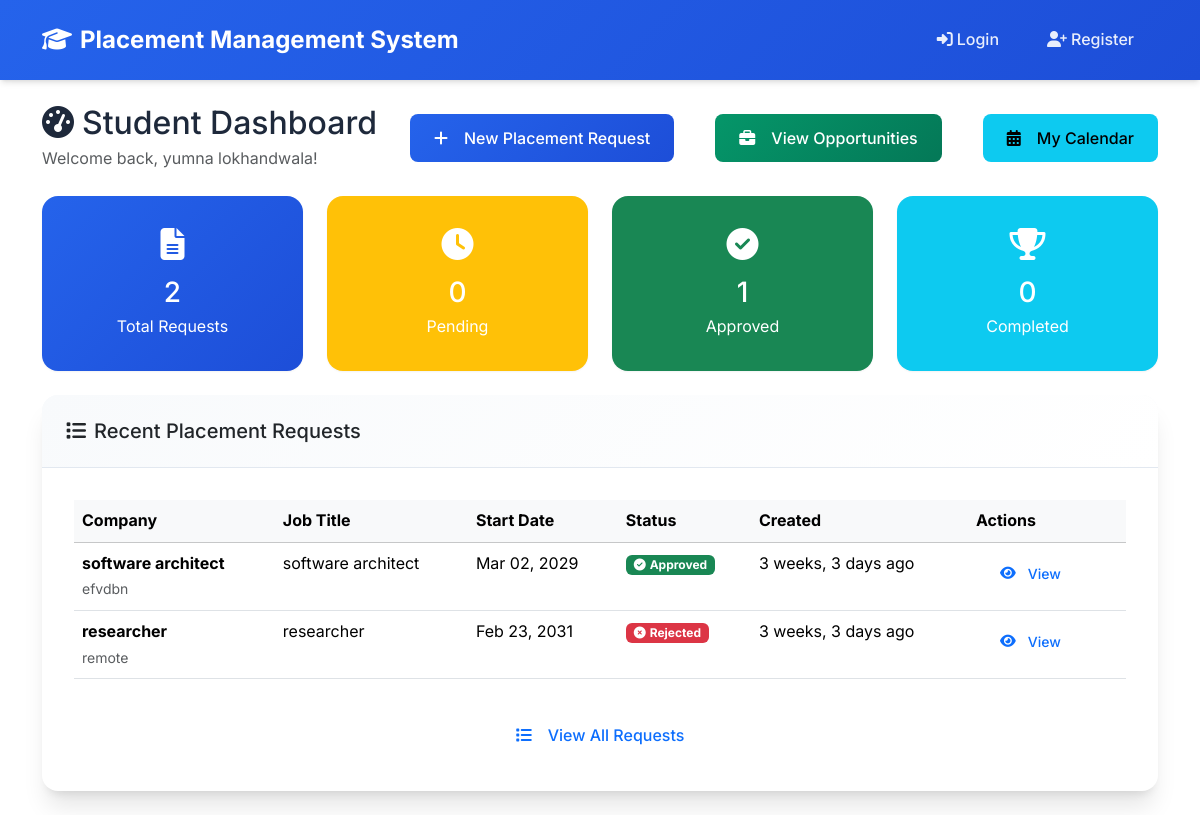
/students/dashboard/ (signed in), run on an earlier commit of the app's database.
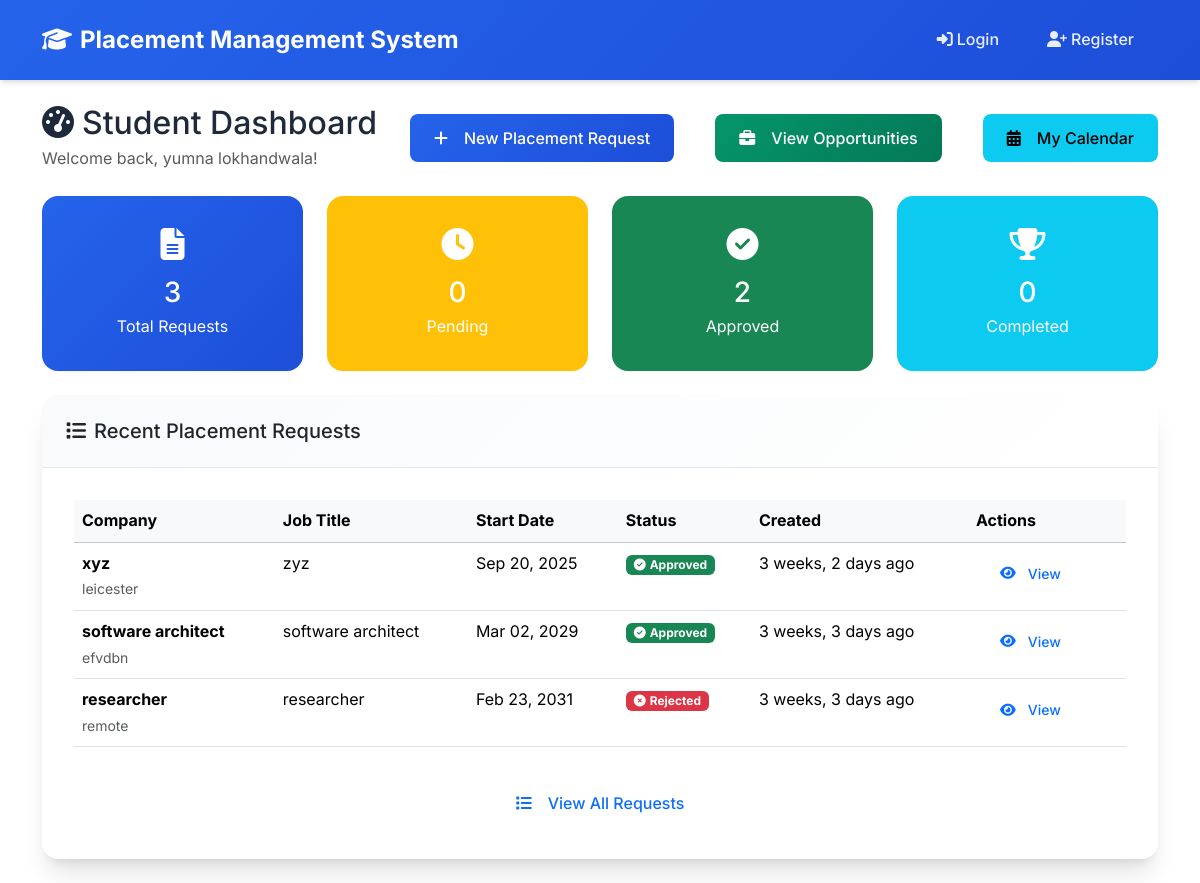
And on a later commit of the database.
### placements/models.py (models this page shows, shortened)
class PlacementRequest(models.Model):
    STATUS_CHOICES = (
        ('pending', 'Pending'),
        ('approved_by_provider', 'Approved by Provider'),
        ('approved_by_tutor', 'Approved by Tutor'),
        ('rejected', 'Rejected'),
        ('completed', 'Completed'),
    )
    student = models.ForeignKey(StudentProfile, on_delete=models.CASCADE)
    provider = models.ForeignKey(ProviderProfile, on_delete=models.CASCADE)
    tutor = models.ForeignKey(
        'accounts.TutorProfile',
        on_delete=models.SET_NULL,
        null=True,
        blank=True,
        related_name='placement_requests',
        verbose_name='Assigned Tutor'
    )
    company_name = models.CharField(max_length=200)
    job_title = models.CharField(max_length=100)
    job_description = models.TextField()
    start_date = models.DateField()
    end_date = models.DateField()
    location = models.CharField(max_length=200)
    latitude = models.DecimalField(max_digits=10, decimal_places=8, null=True, blank=True)
    longitude = models.DecimalField(max_digits=11, decimal_places=8, null=True, blank=True)
    status = models.CharField(max_length=20, choices=STATUS_CHOICES, default='pending')
    documents = models.FileField(upload_to='placement_documents/', null=True, blank=True)
    created_at = models.DateTimeField(auto_now_add=True)
    updated_at = models.DateTimeField(auto_now=True)
    provider_approved_at = models.DateTimeField(null=True, blank=True)
    tutor_approved_at = models.DateTimeField(null=True, blank=True)
    approved_by_tutor = models.ForeignKey(
        User,
        on_delete=models.SET_NULL,
        null=True,
        blank=True,
        related_name='approved_placements'
    )
    tutor_comments = models.TextField(blank=True, help_text="Comments from tutor during approval/rejection")
    provider_comments = models.TextField(blank=True, help_text="Comments from provider during approval/rejection")

### students/views.py (the view)
# urls.py: path('dashboard/', views.dashboard, name='dashboard'),
@student_required
@handle_exceptions
def dashboard(request):
    student_profile = request.user.studentprofile
    placement_requests = PlacementRequest.objects.filter(student=student_profile).order_by('-created_at')
    scheduled_visits = VisitSchedule.objects.filter(
        placement_request__student=student_profile
    )
    total_visits = scheduled_visits.count()
    upcoming_visits = scheduled_visits.filter(visit_date__gte=timezone.now()).count()
    completed_visits = scheduled_visits.filter(completed=True).count()
    total_requests = placement_requests.count()
    pending_requests = placement_requests.filter(status='pending').count()
    approved_requests = placement_requests.filter(status__in=['approved_by_provider', 'approved_by_tutor']).count()
    completed_requests = placement_requests.filter(status='completed').count()
    context = {
        'student_profile': student_profile,
        'placement_requests': placement_requests[:5],  # Latest 5 requests
        'stats': {
            'total': total_requests,
            'pending': pending_requests,
            'approved': approved_requests,
            'completed': completed_requests,
        },
        'visit_stats': {
            'total_visits': total_visits,
            'upcoming_visits': upcoming_visits,
            'completed_visits': completed_visits,
        }
    }
    return render(request, 'students/dashboard.html', context)

### core/context_processors.py (called while the page is built)
def global_context(request):
    context = {
        'site_name': 'Placement Management System',
        'current_year': 2024,
    }
    if hasattr(settings, 'GOOGLE_MAPS_API_KEY'):
        context['google_maps_api_key'] = settings.GOOGLE_MAPS_API_KEY
    else:
        context['google_maps_api_key'] = ''
    return context

### templates/students/dashboard.html (shortened to what the changed rows need)
{% extends 'index.html' %}
{% load humanize %}
{% block content %}
<div class="container py-4">
    <div class="row">
        <div class="col-12">
            <div class="d-flex justify-content-between align-items-center mb-4">
                <div>
                    <h2 class="mb-1">
                        <i class="fas fa-tachometer-alt me-2"></i>Student Dashboard
                    </h2>
                </div>
            </div>
            <div class="row g-4 mb-4">
                <div class="col-lg-3 col-md-6">
                    <div class="card bg-gradient-primary text-white h-100">
                        <div class="card-body text-center">
                            <i class="fas fa-file-alt fa-2x mb-3"></i>
                            <h3 class="mb-1">{{ stats.total }}</h3>
                            <p class="mb-0">Total Requests</p>
                        </div>
                    </div>
                </div>
                <div class="col-lg-3 col-md-6">
                    <div class="card bg-success text-white h-100">
                        <div class="card-body text-center">
                            <i class="fas fa-check-circle fa-2x mb-3"></i>
                            <h3 class="mb-1">{{ stats.approved }}</h3>
                            <p class="mb-0">Approved</p>
                        </div>
                    </div>
                </div>
            </div>
            <div class="card shadow-custom">
                <div class="card-body">
                    {% if placement_requests %}
                        <div class="table-responsive">
                            <table class="table table-hover">
                                <thead class="table-light">
                                    <tr>
                                        <th>Company</th>
                                        <th>Job Title</th>
                                        <th>Start Date</th>
                                        <th>Status</th>
                                        <th>Created</th>
                                        <th>Actions</th>
                                    </tr>
                                </thead>
                                <tbody>
                                    {% for request in placement_requests %}
                                    <tr>
                                        <td>
                                            <strong>{{ request.company_name }}</strong>
                                            <br>
                                            <small class="text-muted">{{ request.location }}</small>
                                        </td>
                                        <td>{{ request.job_title }}</td>
                                        <td>{{ request.start_date|date:"M d, Y" }}</td>
                                        <td>
                                            {% if request.status == 'pending' %}
                                                <span class="badge bg-warning">
                                                    <i class="fas fa-clock me-1"></i>Pending
                                                </span>
                                            {% elif request.status == 'approved_by_provider' %}
                                                <span class="badge bg-info">
                                                    <i class="fas fa-hourglass-half me-1"></i>Provider Approved
                                                </span>
                                            {% elif request.status == 'approved_by_tutor' %}
                                                <span class="badge bg-success">
                                                    <i class="fas fa-check-circle me-1"></i>Approved
                                                </span>
                                            {% elif request.status == 'rejected' %}
                                                <span class="badge bg-danger">
                                                    <i class="fas fa-times-circle me-1"></i>Rejected
                                                </span>
                                            {% elif request.status == 'completed' %}
                                                <span class="badge bg-primary">
                                                    <i class="fas fa-trophy me-1"></i>Completed
                                                </span>
                                            {% endif %}
                                        </td>
                                        <td>{{ request.created_at|naturaltime }}</td>
                                        <td>
                                            <a href="{% url 'students:placement_detail' request.pk %}"
                                               class="btn btn-sm btn-outline-primary">
                                                <i class="fas fa-eye me-1"></i>View
                                            </a>
                                        </td>
                                    </tr>
                                    {% endfor %}
                                </tbody>
                            </table>
                        </div>
                    {% endif %}
                </div>
            </div>
        </div>
    </div>
</div>
{% endblock %}

What changed in the data, as far as the page shows it:
added PlacementRequest: company_name "xyz", location "leicester", job_title "zyz", start_date "Sep 20, 2025", shows "Approved", created_at "3 weeks, 2 days ago"
Also different on the page:
{{ stats.total }}: "2" → "3"
{{ stats.approved }}: "1" → "2"
